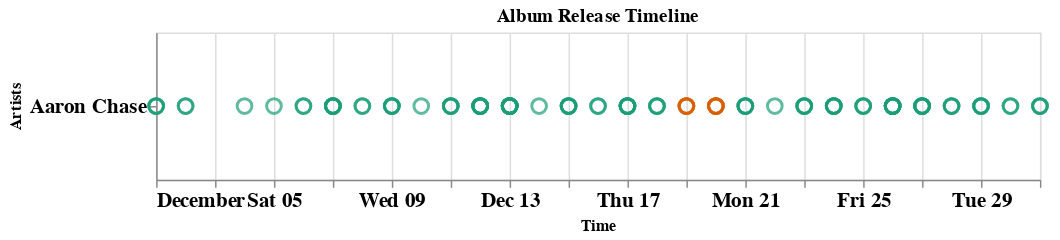

This figure's notebook cell:
### Code cell
plt.figure(figsize=(15, 4))

import altair as alt
import datetime as dt
import pandas as pd

source = timeline_dt[['full_name', 'trans_date', 'is_fraud']][(timeline_dt['full_name'] == 'Aaron Chase') & \
    (timeline_dt['trans_date'] >= '2020-12-01') & (timeline_dt['trans_date'] <= '2020-12-31')]

alt.Chart(source).mark_point(size =100).encode(
    x=alt.X('trans_date', title = "Time",
    axis=alt.Axis(labelFontSize=14, labelFontStyle=alt.condition('datum.value == "Jeremy Corbyn"', alt.value('italic'), alt.value('bold')))),
    y=alt.Y('full_name', title = 'Artists',
    axis=alt.Axis(labelFontSize=14, labelFontStyle=alt.condition('datum.value == "Jeremy Corbyn"', alt.value('italic'), alt.value('bold')))),
    color=alt.Color('is_fraud', scale=alt.Scale(scheme='dark2'), legend = None)
    # color=alt.condition("datum.is_fraud == 1", alt.value('red'), alt.Color('in the chart'))
    #, labelFontStyle=alt.condition('datum.value == "Jeremy Corbyn"', alt.value('bold'), alt.value('italic')))
).properties(
    width = 600,
    height = 100,
    title = 'Album Release Timeline'
)

### Figure 1 — Vega-Lite specification as saved in the notebook (floating-point values rounded to 4 significant figures)
{"config": {"view": {"continuousWidth": 400, "continuousHeight": 300}}, "data": {"name": "data-b6033d9e59b736cb9e121ab17d05472d"}, "mark": {"type": "point", "size": 100}, "encoding": {"color": {"field": "is_fraud", "legend": null, "scale": {"scheme": "dark2"}, "type": "nominal"}, "x": {"axis": {"labelFontSize": 14, "labelFontStyle": {"condition": {"test": "datum.value == \"Jeremy Corbyn\"", "value": "italic"}, "value": "bold"}}, "field": "trans_date", "title": "Time", "type": "temporal"}, "y": {"axis": {"labelFontSize": 14, "labelFontStyle": {"condition": {"test": "datum.value == \"Jeremy Corbyn\"", "value": "italic"}, "value": "bold"}}, "field": "full_name", "title": "Artists", "type": "nominal"}}, "height": 100, "title": "Album Release Timeline", "width": 600, "$schema": "https://vega.github.io/schema/vega-lite/v4.17.0.json", "datasets": {"data-b6033d9e59b736cb9e121ab17d05472d": [{"full_name": "Aaron Chase", "trans_date": "2020-12-01T00:00:00", "is_fraud": "0"}, {"full_name": "Aaron Chase", "trans_date": "2020-12-01T00:00:00", "is_fraud": "0"}, {"full_name": "Aaron Chase", "trans_date": "2020-12-01T00:00:00", "is_fraud": "0"}, {"full_name": "Aaron Chase", "trans_date": "2020-12-02T00:00:00", "is_fraud": "0"}, {"full_name": "Aaron Chase", "trans_date": "2020-12-02T00:00:00", "is_fraud": "0"}, {"full_name": "Aaron Chase", "trans_date": "2020-12-04T00:00:00", "is_fraud": "0"}, {"full_name": "Aaron Chase", "trans_date": "2020-12-05T00:00:00", "is_fraud": "0"}, {"full_name": "Aaron Chase", "trans_date": "2020-12-06T00:00:00", "is_fraud": "0"}, {"full_name": "Aaron Chase", "trans_date": "2020-12-06T00:00:00", "is_fraud": "0"}, {"full_name": "Aaron Chase", "trans_date": "2020-12-07T00:00:00", "is_fraud": "0"}, {"full_name": "Aaron Chase", "trans_date": "2020-12-07T00:00:00", "is_fraud": "0"}, {"full_name": "Aaron Chase", "trans_date": "2020-12-07T00:00:00", "is_fraud": "0"}, {"full_name": "Aaron Chase", "trans_date": "2020-12-07T00:00:00", "is_fraud": "0"}, {"full_name": "Aaron Chase", "trans_date": "2020-12-07T00:00:00", "is_fraud": "0"}, {"full_name": "Aaron Chase", "trans_date": "2020-12-07T00:00:00", "is_fraud": "0"}, {"full_name": "Aaron Chase", "trans_date": "2020-12-08T00:00:00", "is_fraud": "0"}, {"full_name": "Aaron Chase", "trans_date": "2020-12-08T00:00:00", "is_fraud": "0"}, {"full_name": "Aaron Chase", "trans_date": "2020-12-09T00:00:00", "is_fraud": "0"}, {"full_name": "Aaron Chase", "trans_date": "2020-12-09T00:00:00", "is_fraud": "0"}, {"full_name": "Aaron Chase", "trans_date": "2020-12-09T00:00:00", "is_fraud": "0"}, {"full_name": "Aaron Chase", "trans_date": "2020-12-09T00:00:00", "is_fraud": "0"}, {"full_name": "Aaron Chase", "trans_date": "2020-12-10T00:00:00", "is_fraud": "0"}, {"full_name": "Aaron Chase", "trans_date": "2020-12-11T00:00:00", "is_fraud": "0"}, {"full_name": "Aaron Chase", "trans_date": "2020-12-11T00:00:00", "is_fraud": "0"}, {"full_name": "Aaron Chase", "trans_date": "2020-12-11T00:00:00", "is_fraud": "0"}, {"full_name": "Aaron Chase", "trans_date": "2020-12-11T00:00:00", "is_fraud": "0"}, {"full_name": "Aaron Chase", "trans_date": "2020-12-12T00:00:00", "is_fraud": "0"}, {"full_name": "Aaron Chase", "trans_date": "2020-12-12T00:00:00", "is_fraud": "0"}, {"full_name": "Aaron Chase", "trans_date": "2020-12-12T00:00:00", "is_fraud": "0"}, {"full_name": "Aaron Chase", "trans_date": "2020-12-12T00:00:00", "is_fraud": "0"}, {"full_name": "Aaron Chase", "trans_date": "2020-12-12T00:00:00", "is_fraud": "0"}, {"full_name": "Aaron Chase", "trans_date": "2020-12-12T00:00:00", "is_fraud": "0"}, {"full_name": "Aaron Chase", "trans_date": "2020-12-12T00:00:00", "is_fraud": "0"}, {"full_name": "Aaron Chase", "trans_date": "2020-12-13T00:00:00", "is_fraud": "0"}, {"full_name": "Aaron Chase", "trans_date": "2020-12-13T00:00:00", "is_fraud": "0"}, {"full_name": "Aaron Chase", "trans_date": "2020-12-13T00:00:00", "is_fraud": "0"}, {"full_name": "Aaron Chase", "trans_date": "2020-12-13T00:00:00", "is_fraud": "0"}, {"full_name": "Aaron Chase", "trans_date": "2020-12-13T00:00:00", "is_fraud": "0"}, {"full_name": "Aaron Chase", "trans_date": "2020-12-13T00:00:00", "is_fraud": "0"}, {"full_name": "Aaron Chase", "trans_date": "2020-12-13T00:00:00", "is_fraud": "0"}, {"full_name": "Aaron Chase", "trans_date": "2020-12-13T00:00:00", "is_fraud": "0"}, {"full_name": "Aaron Chase", "trans_date": "2020-12-13T00:00:00", "is_fraud": "0"}, {"full_name": "Aaron Chase", "trans_date": "2020-12-13T00:00:00", "is_fraud": "0"}, {"full_name": "Aaron Chase", "trans_date": "2020-12-13T00:00:00", "is_fraud": "0"}, {"full_name": "Aaron Chase", "trans_date": "2020-12-13T00:00:00", "is_fraud": "0"}, {"full_name": "Aaron Chase", "trans_date": "2020-12-14T00:00:00", "is_fraud": "0"}, {"full_name": "Aaron Chase", "trans_date": "2020-12-15T00:00:00", "is_fraud": "0"}, {"full_name": "Aaron Chase", "trans_date": "2020-12-15T00:00:00", "is_fraud": "0"}, {"full_name": "Aaron Chase", "trans_date": "2020-12-15T00:00:00", "is_fraud": "0"}, {"full_name": "Aaron Chase", "trans_date": "2020-12-15T00:00:00", "is_fraud": "0"}, {"full_name": "Aaron Chase", "trans_date": "2020-12-15T00:00:00", "is_fraud": "0"}, {"full_name": "Aaron Chase", "trans_date": "2020-12-16T00:00:00", "is_fraud": "0"}, {"full_name": "Aaron Chase", "trans_date": "2020-12-16T00:00:00", "is_fraud": "0"}, {"full_name": "Aaron Chase", "trans_date": "2020-12-17T00:00:00", "is_fraud": "0"}, {"full_name": "Aaron Chase", "trans_date": "2020-12-17T00:00:00", "is_fraud": "0"}, {"full_name": "Aaron Chase", "trans_date": "2020-12-17T00:00:00", "is_fraud": "0"}, {"full_name": "Aaron Chase", "trans_date": "2020-12-17T00:00:00", "is_fraud": "0"}, {"full_name": "Aaron Chase", "trans_date": "2020-12-17T00:00:00", "is_fraud": "0"}, {"full_name": "Aaron Chase", "trans_date": "2020-12-17T00:00:00", "is_fraud": "0"}, {"full_name": "Aaron Chase", "trans_date": "2020-12-18T00:00:00", "is_fraud": "0"}, {"full_name": "Aaron Chase", "trans_date": "2020-12-18T00:00:00", "is_fraud": "0"}, {"full_name": "Aaron Chase", "trans_date": "2020-12-18T00:00:00", "is_fraud": "0"}, {"full_name": "Aaron Chase", "trans_date": "2020-12-19T00:00:00", "is_fraud": "1"}, {"full_name": "Aaron Chase", "trans_date": "2020-12-19T00:00:00", "is_fraud": "1"}, {"full_name": "Aaron Chase", "trans_date": "2020-12-19T00:00:00", "is_fraud": "1"}, {"full_name": "Aaron Chase", "trans_date": "2020-12-19T00:00:00", "is_fraud": "1"}, {"full_name": "Aaron Chase", "trans_date": "2020-12-20T00:00:00", "is_fraud": "1"}, {"full_name": "Aaron Chase", "trans_date": "2020-12-20T00:00:00", "is_fraud": "1"}, {"full_name": "Aaron Chase", "trans_date": "2020-12-20T00:00:00", "is_fraud": "1"}, {"full_name": "Aaron Chase", "trans_date": "2020-12-20T00:00:00", "is_fraud": "1"}, {"full_name": "Aaron Chase", "trans_date": "2020-12-20T00:00:00", "is_fraud": "1"}, {"full_name": "Aaron Chase", "trans_date": "2020-12-21T00:00:00", "is_fraud": "0"}, {"full_name": "Aaron Chase", "trans_date": "2020-12-21T00:00:00", "is_fraud": "0"}, {"full_name": "Aaron Chase", "trans_date": "2020-12-21T00:00:00", "is_fraud": "0"}, {"full_name": "Aaron Chase", "trans_date": "2020-12-21T00:00:00", "is_fraud": "0"}, {"full_name": "Aaron Chase", "trans_date": "2020-12-22T00:00:00", "is_fraud": "0"}, {"full_name": "Aaron Chase", "trans_date": "2020-12-23T00:00:00", "is_fraud": "0"}, {"full_name": "Aaron Chase", "trans_date": "2020-12-23T00:00:00", "is_fraud": "0"}, {"full_name": "Aaron Chase", "trans_date": "2020-12-23T00:00:00", "is_fraud": "0"}, {"full_name": "Aaron Chase", "trans_date": "2020-12-23T00:00:00", "is_fraud": "0"}, {"full_name": "Aaron Chase", "trans_date": "2020-12-24T00:00:00", "is_fraud": "0"}, {"full_name": "Aaron Chase", "trans_date": "2020-12-24T00:00:00", "is_fraud": "0"}, {"full_name": "Aaron Chase", "trans_date": "2020-12-24T00:00:00", "is_fraud": "0"}, {"full_name": "Aaron Chase", "trans_date": "2020-12-24T00:00:00", "is_fraud": "0"}, {"full_name": "Aaron Chase", "trans_date": "2020-12-24T00:00:00", "is_fraud": "0"}, {"full_name": "Aaron Chase", "trans_date": "2020-12-25T00:00:00", "is_fraud": "0"}, {"full_name": "Aaron Chase", "trans_date": "2020-12-25T00:00:00", "is_fraud": "0"}, {"full_name": "Aaron Chase", "trans_date": "2020-12-25T00:00:00", "is_fraud": "0"}, {"full_name": "Aaron Chase", "trans_date": "2020-12-26T00:00:00", "is_fraud": "0"}, {"full_name": "Aaron Chase", "trans_date": "2020-12-26T00:00:00", "is_fraud": "0"}, {"full_name": "Aaron Chase", "trans_date": "2020-12-26T00:00:00", "is_fraud": "0"}, {"full_name": "Aaron Chase", "trans_date": "2020-12-26T00:00:00", "is_fraud": "0"}, {"full_name": "Aaron Chase", "trans_date": "2020-12-26T00:00:00", "is_fraud": "0"}, {"full_name": "Aaron Chase", "trans_date": "2020-12-26T00:00:00", "is_fraud": "0"}, {"full_name": "Aaron Chase", "trans_date": "2020-12-26T00:00:00", "is_fraud": "0"}, {"full_name": "Aaron Chase", "trans_date": "2020-12-26T00:00:00", "is_fraud": "0"}, {"full_name": "Aaron Chase", "trans_date": "2020-12-26T00:00:00", "is_fraud": "0"}, {"full_name": "Aaron Chase", "trans_date": "2020-12-27T00:00:00", "is_fraud": "0"}, {"full_name": "Aaron Chase", "trans_date": "2020-12-27T00:00:00", "is_fraud": "0"}, {"full_name": "Aaron Chase", "trans_date": "2020-12-27T00:00:00", "is_fraud": "0"}, {"full_name": "Aaron Chase", "trans_date": "2020-12-27T00:00:00", "is_fraud": "0"}, {"full_name": "Aaron Chase", "trans_date": "2020-12-27T00:00:00", "is_fraud": "0"}, {"full_name": "Aaron Chase", "trans_date": "2020-12-27T00:00:00", "is_fraud": "0"}, {"full_name": "Aaron Chase", "trans_date": "2020-12-28T00:00:00", "is_fraud": "0"}, {"full_name": "Aaron Chase", "trans_date": "2020-12-28T00:00:00", "is_fraud": "0"}, {"full_name": "Aaron Chase", "trans_date": "2020-12-28T00:00:00", "is_fraud": "0"}, {"full_name": "Aaron Chase", "trans_date": "2020-12-29T00:00:00", "is_fraud": "0"}, {"full_name": "Aaron Chase", "trans_date": "2020-12-29T00:00:00", "is_fraud": "0"}, {"full_name": "Aaron Chase", "trans_date": "2020-12-29T00:00:00", "is_fraud": "0"}, {"full_name": "Aaron Chase", "trans_date": "2020-12-29T00:00:00", "is_fraud": "0"}, {"full_name": "Aaron Chase", "trans_date": "2020-12-30T00:00:00", "is_fraud": "0"}, {"full_name": "Aaron Chase", "trans_date": "2020-12-30T00:00:00", "is_fraud": "0"}, {"full_name": "Aaron Chase", "trans_date": "2020-12-31T00:00:00", "is_fraud": "0"}, {"full_name": "Aaron Chase", "trans_date": "2020-12-31T00:00:00", "is_fraud": "0"}, {"full_name": "Aaron Chase", "trans_date": "2020-12-31T00:00:00", "is_fraud": "0"}]}}
